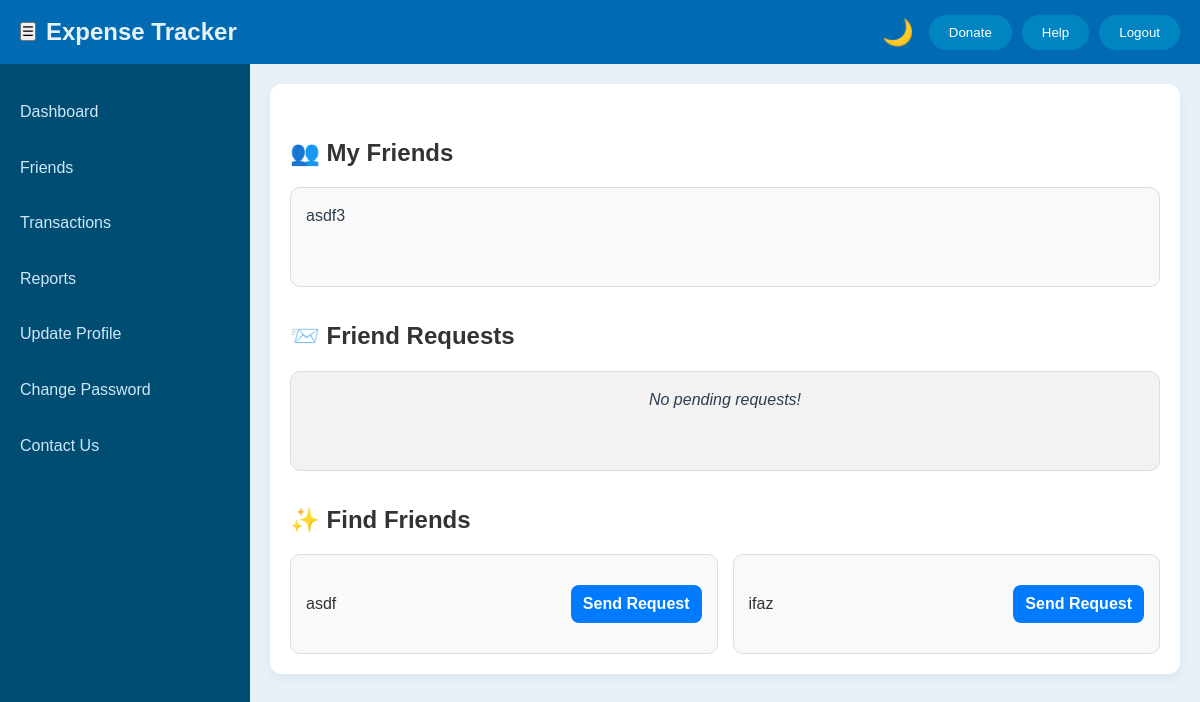
The app's page /friends/ (signed in) with its own data.
### mainapp/models.py (models this page shows)
class User(AbstractBaseUser, PermissionsMixin):
    name = models.CharField(max_length=255)
    email = models.EmailField(unique=True)
    username = models.CharField(max_length=100, unique=True)
    number = models.CharField(max_length=15)
    created_at = models.DateTimeField(auto_now_add=True)
    updated_at = models.DateTimeField(auto_now=True)
    is_admin = models.BooleanField(default=False)
    is_active = models.BooleanField(default=True)
    is_staff = models.BooleanField(default=False)
    objects = UserManager()
    USERNAME_FIELD = 'email'
    REQUIRED_FIELDS = ['username', 'name', 'number']

### friendship/views.py (the view)
# urls.py: path('', views.friends_page, name='friends_page'),
@login_required
def friends_page(request):
    user = request.user
    my_friends_qs = Friendship.objects.filter(user1=user) | Friendship.objects.filter(user2=user)
    my_friends = [f.user2 if f.user1 == user else f.user1 for f in my_friends_qs]
    friend_requests = FriendRequest.objects.filter(to_user=user, is_active=True, is_rejected=False)
    friend_ids = [f.id for f in my_friends]
    sent_request_ids = FriendRequest.objects.filter(from_user=user, is_active=True).values_list('to_user_id', flat=True)
    received_request_ids = FriendRequest.objects.filter(to_user=user, is_active=True).values_list('from_user_id', flat=True)
    exclude_ids = set(friend_ids) | set(sent_request_ids) | set(received_request_ids) | {user.id}
    suggestions = User.objects.exclude(id__in=exclude_ids)
    return render(request, 'friends/friends.html', {
        'my_friends': my_friends,
        'friend_requests': friend_requests,
        'suggestions': suggestions,
    })

### templates/FRIENDS/friends.html (shortened to what this page needs)
{% load static %}
<!DOCTYPE html>
<html lang="en">
<head>
    <link rel="stylesheet" href="{% static 'css/DASHBOARD/dashboard.css' %}">
    <link rel="stylesheet" href="{% static 'css/FRIENDS/friends.css' %}">
    <link rel="stylesheet" href="{% static 'css/DASHBOARD/theme.css' %}">
</head>
<body class="friends-page">
    <div class="container">
        <nav class="navbar">
            <div class="navbar-left">
                <button class="sidebar-button" id="toggleSidebar">☰</button>
                <span class="site-title">Expense Tracker</span>
            </div>
            <div class="navbar-right">
                <span id="themeToggle" onclick="toggleTheme()">🌙</span>
                <button class="donate-btn" id="donateButton">Donate</button>
                <button class="help-btn" id="helpButton">Help</button>
                <button class="logout-btn" id="logoutButton">Logout</button>
            </div>
        </nav>
        <div class="content-area">
            <aside class="sidebar" id="sidebar">
                <ul class="sidebar-menu">
                    <li><a href="{% url 'dashboard' %}">Dashboard</a></li>
                    <li><a href="{% url 'friends_page' %}">Friends</a>
                    <li><a href="#">Transactions</a></li>
                    <li><a href="#">Reports</a></li>
                    <li><a href="{% url 'update_profile_page' %}">Update Profile</a></li>
                    <li><a href="{% url 'setting' %}">Change Password</a></li>
                    <li><a href="{% url 'contact' %}">Contact Us</a></li>
                </ul>
            </aside>
            <main class="main-content">
                <div class="friends-container">
                    <h2>👥 My Friends</h2>
                    <div class="friend-grid">
                        {% for f in my_friends %}
                        <div class="friend-box">
                            <p>{{ f.username }}</p>
                        </div>
                        {% empty %}
                        <div class="friend-box empty">You have no friends yet 😢</div>
                        {% endfor %}
                    </div>
                    <h2>📨 Friend Requests</h2>
                    <div class="friend-grid">
                        {% for fr in friend_requests %}
                        <div class="friend-box row">
                            <p class="friend-name">{{ fr.from_user.username }}</p>
                            <div class="btn-group">
                                <a href="{% url 'confirm_friend_request' fr.id %}" class="btn accept">Accept</a>
                                <a href="{% url 'reject_friend_request' fr.id %}" class="btn decline">Decline</a>
                            </div>
                        </div>
                        {% empty %}
                        <div class="friend-box empty">No pending requests!</div>
                        {% endfor %}
                    </div>
                    <h2>✨ Find Friends</h2>
                    <div class="friend-grid">
                        {% for s in suggestions %}
                        <div class="friend-box row">
                            <p class="friend-name">{{ s.username }}</p>
                            <a href="{% url 'send_friend_request' s.id %}" class="btn send">Send Request</a>
                        </div>
                        {% empty %}
                        <div class="friend-box empty">No suggestions available.</div>
                        {% endfor %}
                    </div>
                </div>
            </main>
</body>
</html>

### static/css/DASHBOARD/dashboard.css (style rules this page uses)
* { margin: 0; padding: 0; box-sizing: border-box; }
body { font-family: Arial, sans-serif; line-height: 1.6; min-height: 100vh; display: flex; flex-direction: column; }
.navbar { display: flex; justify-content: space-between; align-items: center; height: 8vh; padding: 0 20px; }
.navbar-left { display: flex; align-items: center; }
.site-title { font-size: 24px; font-weight: bold; margin-left: 10px; color: #f0f0f0; }
.navbar-right button { border: none; padding: 10px 20px; margin-left: 10px; border-radius: 25px; cursor: pointer; transition: background-color 0.3s ease; }
.content-area { display: flex; flex-grow: 1; }
.sidebar { width: 250px; height: calc(100vh - 5vh); padding-top: 20px; position: fixed; transition: all 0.3s ease; cursor: pointer; }
.sidebar-menu { list-style: none; padding: 0; }
.sidebar-menu li a { color: white; text-decoration: none; display: block; padding: 15px 20px; transition: background-color 0.3s ease; }
.main-content { margin-left: 250px; padding: 20px; flex-grow: 1; }

### static/css/FRIENDS/friends.css (style rules this page uses)
:root { --primary-color: #0d6efd; --accept-color: #28a745; --decline-color: #dc3545; --send-color: #007bff; --bg-color: #ffffff; --box-bg: #f9f9f9; --empty-bg: #f2f2f2; --text-color: #333; --border-color: #ddd; --box-shadow: 0 4px 12px rgba(0, 0, 0, 0.05); }
.friends-container { padding: 20px; background-color: var(--bg-color); border-radius: 12px; box-shadow: var(--box-shadow); max-width: 100%; }
.friends-container h2 { margin-top: 30px; margin-bottom: 15px; color: var(--text-color); }
.friend-grid { display: grid; grid-template-columns: repeat(auto-fit, minmax(220px, 1fr)); gap: 15px; }
.friend-box { padding: 15px; border: 1px solid var(--border-color); border-radius: 10px; background-color: var(--box-bg); display: flex; flex-direction: column; justify-content: space-between; min-height: 100px; transition: box-shadow 0.3s ease-in-out; }
.friend-box.empty { text-align: center; font-style: italic; background-color: var(--empty-bg); }
.btn { padding: 6px 12px; border: none; border-radius: 8px; color: white; text-decoration: none; text-align: center; font-weight: bold; cursor: pointer; transition: background-color 0.3s ease; }
.send { background-color: var(--send-color); margin-top: 10px; }
.friend-box.row { flex-direction: row; align-items: center; justify-content: space-between; }
.friend-box.row .friend-name { margin: 0; font-weight: 500; color: var(--text-color); }
.friend-box.row .btn { margin-top: 0; }

### static/css/DASHBOARD/theme.css (style rules this page uses)
body { transition: background-color 0.4s ease, color 0.4s ease; }
body:not(.dark-mode) { background-color: #e8f1f8; color: #2c3e50; }
body:not(.dark-mode) .navbar { background-color: #006bb3; color: white; }
body:not(.dark-mode) .navbar-right { display: flex; justify-content: center; align-items: center; }
body:not(.dark-mode) .navbar-right span { background-color: transparent; color: white; cursor: pointer; font-size: 1.6rem; margin-right: 5px; transition: transform 0.2s ease; }
body:not(.dark-mode) .navbar-right button { background-color: #0085c2; color: white; }
body:not(.dark-mode) .sidebar { background-color: #004d73; color: white; }
body:not(.dark-mode) .sidebar-menu li a { color: #cfe7f8; }
body:not(.dark-mode) .site-title { color: #e6f1f9; }

### records on screen
User: username "asdf3"
User: username "asdf"
User: username "ifaz"
